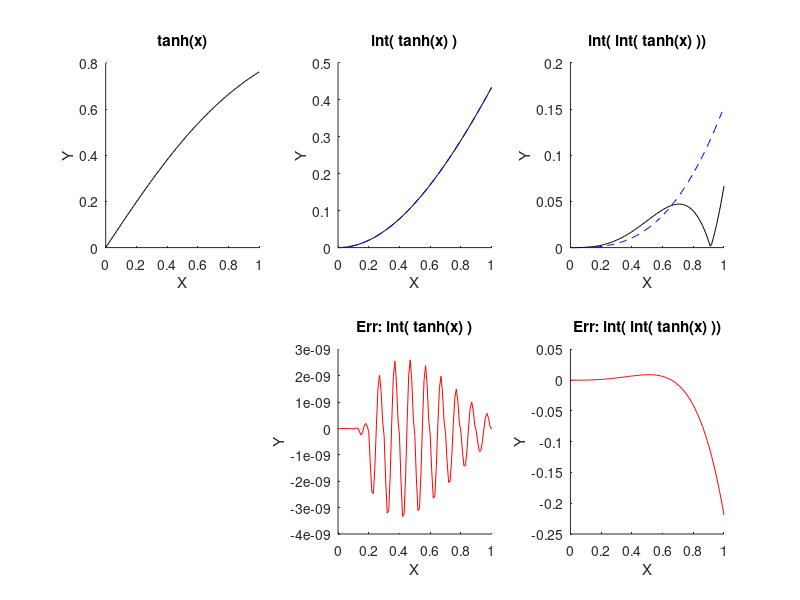

The MATLAB script that drew this image:
clc;
close all;
clear all;

x = [0:0.01:1]';

dy  = tanh(x);
y   = log(cosh(x));

x0 = 0;
c0 = 0;
c1 = log(cosh(x0));
c2 = tanh(x0);

sechxSq = sech(x0)*sech(x0);
tanhxSq = tanh(x0)*tanh(x0);

c3 = sechxSq;
c4 = -2*sechxSq*tanh(x0);
c5 = -2*( -2*sechxSq*tanhxSq + sechxSq*sechxSq);

iy  = c0 ...
        + (c1).*x ...
        + (1/2).*(c2).*(x.^2)...
        + (1/3).*(c3).*(x.^3)...
        + (1/4).*(c4).*(x.^4)...
        + (1/5).*(c5).*(x.^5);

dyfcn = @(argT,argY)tanh(argT);
yfcn = @(argT,argY)log(cosh(argT));



[tyNum, yNum] = ode45(dyfcn,x,y(1,1));
[tiyNum, iyNum] = ode45(yfcn,x,iy(1,1));

%yNum=yNumSol.y;
%iyNum=iyNumSol.y;


figPlot=figure;
subplot(2,3,1);
    plot(x,dy,'-','Color',[0,0,0]);

    box off;

    xlabel('X');
    ylabel('Y');
    title('tanh(x)');


subplot(2,3,2);
    plot(x,y,'-','Color',[0,0,0]);
    hold on;
    plot(x,yNum,'--','Color',[0,0,1]);
    hold on;

    box off;

    xlabel('X');
    ylabel('Y');
    title('int( tanh(x) )');

    subplot(2,3,5);
        plot(x,y-yNum,'-','Color',[1,0,0]);
        hold on;
        box off;
    
        xlabel('X');
        ylabel('Y');
        title('Err: int( tanh(x) )');

subplot(2,3,3);
    plot(x,abs(iy),'-','Color',[0,0,0]);
    hold on;
    plot(x,abs(iyNum),'--','Color',[0,0,1]);
    hold on;

    box off;

    xlabel('X');
    ylabel('Y');
    title('int( int( tanh(x) ))');

    subplot(2,3,6);
        plot(x,iy-iyNum,'-','Color',[1,0,0]);
        hold on;
    
        box off;
    
        xlabel('X');
        ylabel('Y');
        title('Err: int( int( tanh(x) ))');